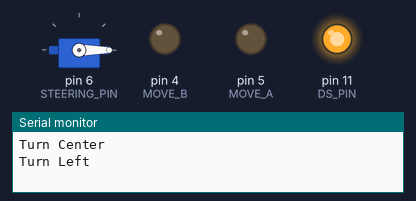
A sketch run on a simulated Arduino Uno, built with avr-gcc and run on an emulated ATmega328P. Shown: servo, output pins drawn as LEDs (lit = HIGH), the last lines printed to the serial monitor. Pins used as bus, display or sensor lines are not drawn.

Above: at 0.05 s.
At 4.0 s:
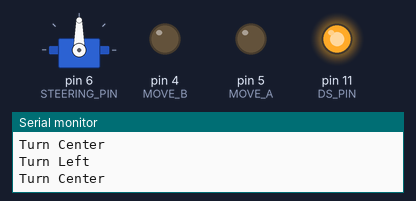
At 7.95 s:
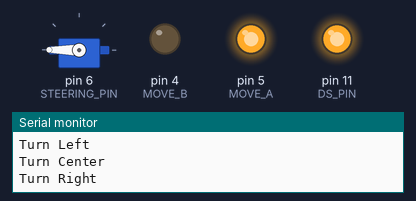
At 9.95 s:
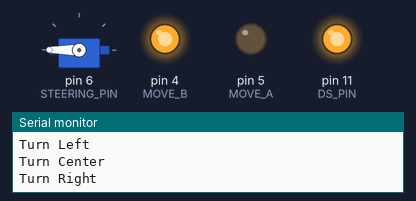
At 12.0 s:
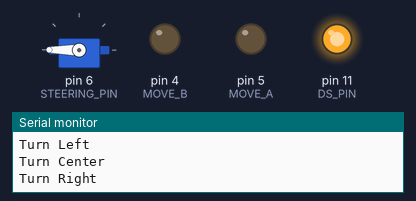
Timing chart, 0 to 15.6 s (numbered marks = the images above):
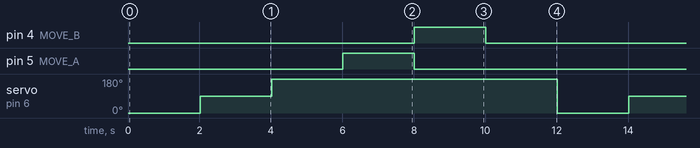

The sketch:

sensor_test.ino
```cpp
#define ONE_SECOND 1000

// Lights
// ##########################################
#define DS_PIN 11
#define STCP_PIN 12
#define SHCP_PIN 13

#define RED_LED1 0
#define RED_LED2 1
#define RED_LED3 2
#define YELLOW_LED4 3
#define YELLOW_LED5 4
#define YELLOW_LED6 5
#define GREEN_LED7 6
#define GREEN_LED8 7
#define GREEN_LED9 8 // start at 0 on second Shift Register
#define BLUE_LED10 9
#define BLUE_LED11 10
#define BLUE_LED12 11
#define WHITE_LED13 12
#define WHITE_LED14 13
#define INFRARED_LED15 14
#define INFRARED_LED16 15
#define LIGHT_COUNT 16
#define SIGNAL_DELAY 500 // milliseconds
boolean signalLeft;
boolean signalRight;
boolean lights[LIGHT_COUNT];

//// Motors
//// ##########################################
#include <Servo.h>
#define MOVE_A 5        // L9110 chip :: Input A
#define MOVE_B 4        // L9110 chip :: Input B
#define STEERING_PIN 6  // Pin 6 is a PWM pin for the servo.
Servo steeringServo;
//
//// Ping Sensors
//// ##########################################
//#include <NewPing.h>
//#define SONAR_NUM     4  // Number or sensors.
//#define MAX_DISTANCE 200 // Maximum distance (in cm) to ping.
//#define PING_INTERVAL 100 // 33 // Milliseconds between sensor pings (29ms is about the min to avoid cross-sensor echo).
//
//// Using only one ping for both the Trigger and Ping.  The NewPing library takes care of
//// toggling the pin's input/output state.
//#define PING_SENSOR_1_PIN 7
//#define PING_SENSOR_2_PIN 8
//#define PING_SENSOR_3_PIN 9
//#define PING_SENSOR_4_PIN 10
//
//unsigned long pingTimer[SONAR_NUM];   // Holds the times when the next ping should happen for each sensor.
//unsigned int pingRangesCm[SONAR_NUM]; // Where the ping distances are stored.
//uint8_t currentSensor = 0;            // Keeps track of which sensor is active.
//
//NewPing sonar[SONAR_NUM] = {                                   // Sensor object array.
//  NewPing(PING_SENSOR_1_PIN, PING_SENSOR_1_PIN, MAX_DISTANCE), // TriggerPin, EchoPin, MaxDistance
//  NewPing(PING_SENSOR_2_PIN, PING_SENSOR_2_PIN, MAX_DISTANCE),
//  NewPing(PING_SENSOR_3_PIN, PING_SENSOR_3_PIN, MAX_DISTANCE),
//  NewPing(PING_SENSOR_4_PIN, PING_SENSOR_4_PIN, MAX_DISTANCE)
//};

// Temperature
// ##########################################

#include <OneWire.h>
#include <DallasTemperature.h>
#include <Wire.h>
#define ONE_WIRE_PIN 2
OneWire oneWire(ONE_WIRE_PIN);
DallasTemperature sensors(&oneWire);
float lastTempValue = 0.0;

// LDR
// ##########################################
#define LDR_SENSOR_PIN A0
int lastLDRValue;

// Commands from serial
// ##########################################
String command; // Used to process commands from RaspberryPi

void setup() {
  Serial.begin(9600);
  initLights();
  initMotors();
//  initPingSensors();
  initTemperatureSensor();
  initLDRSensor();
  // performSystemTests();

  allLightsOn();

  stopMoving();
  turnCenter();
}

void loop() {
  testServo();
  testMotors();
//  if(Serial.available() > 0) {
//    command = Serial.readStringUntil('\n');
//    processCommand();
//  }
//  signalCheck();
//  readPingSensors();
}

void processCommand() {
  if(command == "LightsOn") { allLightsOn(); }
  else if(command == "LightsOff") { allLightsOff(); }

  else if(command == "RedLightsOn") { redLightsOn(); }
  else if(command == "RedLightsOff") { redLightsOff(); }

  else if(command == "GreenLightsOn") { greenLightsOn(); }
  else if(command == "GreenLightsOff") { greenLightsOff(); }

  else if(command == "YellowLightsOn") { yellowLightsOn(); }
  else if(command == "YellowLightsOff") { yellowLightsOff(); }

  else if(command == "BlueLightsOn") { blueLightsOn(); }
  else if(command == "BlueLightsOff") { blueLightsOff(); }

  else if(command == "WhiteLightsOn") { whiteLightsOn(); }
  else if(command == "WhiteLightsOff") { whiteLightsOff(); }

  else if(command == "InfraredOn") { infraredOn(); }
  else if(command == "InfraredOff") { infraredOff(); }

  else if(command == "Sensors") { sensorReadings(); }

  else if(command == "TurnRight") { turnRight(); }
  else if(command == "TurnLeft") { turnLeft(); }
  else if(command == "TurnCenter") { turnCenter(); }
  else if(command == "TestServo") { testServo(); }

//  else if(command == "MoveForward") { moveForward(); }
//  else if(command == "MoveBackward") { moveBackward(); }
//  else if(command == "MoveStop") { stopMoving(); }
}

void performSystemTests() {
  testLights();
  // testMotors();
}

void sensorReadings() {
  fetchTemperature();
  fetchLDRValue();
  String data = "{";
//  data += "\"ping1\":" + String(pingRangesCm[0], 3) + ",";
//  data += "\"ping2\":" + String(pingRangesCm[1], 3) + ",";
//  data += "\"ping3\":" + String(pingRangesCm[2], 3) + ",";
//  data += "\"ping4\":" + String(pingRangesCm[3], 3) + ",";
  data += "\"temp\":" + String(lastTempValue, 3) + ",";
  data += "\"light\":" + String(lastLDRValue);
  data += "}";
  Serial.println(data);
}

//##########################################
// Lights
//##########################################
void initLights() {
//  signalLeft = false;
//  signalRight = false;

  pinMode(DS_PIN, OUTPUT);
  pinMode(STCP_PIN, OUTPUT);
  pinMode(SHCP_PIN, OUTPUT);

  // testLights();
}

void testLights() {
  allLightsOff();
  delay(ONE_SECOND);
  allLightsOn();
  delay(ONE_SECOND);

  redLightsOn();
  delay(ONE_SECOND);
  redLightsOff();
  delay(ONE_SECOND);

  yellowLightsOn();
  delay(ONE_SECOND);
  yellowLightsOff();
  delay(ONE_SECOND);

  greenLightsOn();
  delay(ONE_SECOND);
  greenLightsOff();
  delay(ONE_SECOND);

  blueLightsOn();
  delay(ONE_SECOND);
  blueLightsOff();
  delay(ONE_SECOND);

  whiteLightsOn();
  delay(ONE_SECOND);
  whiteLightsOff();
  delay(ONE_SECOND);

//  delay(ONE_SECOND);
//  lightsOff();
//  delay(ONE_SECOND);
//  reverseLightsOn();
//  delay(ONE_SECOND);
//  reverseLightsOff();
//  delay(ONE_SECOND);
//  leftSignalLightOn();
//  delay(ONE_SECOND);
//  rightSignalLightOn();
//  delay(ONE_SECOND);
}

void allLightsOff() {
  lights[RED_LED1] = LOW;
  lights[RED_LED2] = LOW;
  lights[RED_LED3] = LOW;
  lights[YELLOW_LED4] = LOW;
  lights[YELLOW_LED5] = LOW;
  lights[YELLOW_LED6] = LOW;
  lights[GREEN_LED7] = LOW;
  lights[GREEN_LED8] = LOW;
  lights[GREEN_LED9] = LOW;
  lights[BLUE_LED10] = LOW;
  lights[BLUE_LED11] = LOW;
  lights[BLUE_LED12] = LOW;
  lights[WHITE_LED13] = LOW;
  lights[WHITE_LED14] = LOW;
  lights[INFRARED_LED15] = LOW;
  lights[INFRARED_LED16] = LOW;
  updateLights();
}

void allLightsOn() {
  lights[RED_LED1] = HIGH;
  lights[RED_LED2] = HIGH;
  lights[RED_LED3] = HIGH;
  lights[YELLOW_LED4] = HIGH;
  lights[YELLOW_LED5] = HIGH;
  lights[YELLOW_LED6] = HIGH;
  lights[GREEN_LED7] = HIGH;
  lights[GREEN_LED8] = HIGH;
  lights[GREEN_LED9] = HIGH;
  lights[BLUE_LED10] = HIGH;
  lights[BLUE_LED11] = HIGH;
  lights[BLUE_LED12] = HIGH;
  lights[WHITE_LED13] = HIGH;
  lights[WHITE_LED14] = HIGH;
  updateLights();
}

void redLightsOff() {
  lights[RED_LED1] = LOW;
  lights[RED_LED2] = LOW;
  lights[RED_LED3] = LOW;
  updateLights();
}

void redLightsOn() {
  lights[RED_LED1] = HIGH;
  lights[RED_LED2] = HIGH;
  lights[RED_LED3] = HIGH;
  updateLights();
}

void yellowLightsOff() {
  lights[YELLOW_LED4] = LOW;
  lights[YELLOW_LED5] = LOW;
  lights[YELLOW_LED6] = LOW;
  updateLights();
}

void yellowLightsOn() {
  lights[YELLOW_LED4] = HIGH;
  lights[YELLOW_LED5] = HIGH;
  lights[YELLOW_LED6] = HIGH;
  updateLights();
}

void greenLightsOff() {
  lights[GREEN_LED7] = LOW;
  lights[GREEN_LED8] = LOW;
  lights[GREEN_LED9] = LOW;
  updateLights();
}

void greenLightsOn() {
  lights[GREEN_LED7] = HIGH;
  lights[GREEN_LED8] = HIGH;
  lights[GREEN_LED9] = HIGH;
  updateLights();
}

void blueLightsOff() {
  lights[BLUE_LED10] = LOW;
  lights[BLUE_LED11] = LOW;
  lights[BLUE_LED12] = LOW;
  updateLights();
}

void blueLightsOn() {
  lights[BLUE_LED10] = HIGH;
  lights[BLUE_LED11] = HIGH;
  lights[BLUE_LED12] = HIGH;
  updateLights();
}

void whiteLightsOff() {
  lights[WHITE_LED13] = LOW;
  lights[WHITE_LED14] = LOW;
  updateLights();
}

void whiteLightsOn() {
  lights[WHITE_LED13] = HIGH;
  lights[WHITE_LED14] = HIGH;
  updateLights();
}

void infraredOff() {
  lights[INFRARED_LED15] = LOW;
  lights[INFRARED_LED16] = LOW;
  updateLights();
}

void infraredOn() {
  lights[INFRARED_LED15] = HIGH;
  lights[INFRARED_LED16] = HIGH;
  updateLights();
}

void updateLights() {
  ////Pin connected to ST_CP of 74HC595
  //int latchPin = 8;
  ////Pin connected to SH_CP of 74HC595
  //int clockPin = 12;
  //////Pin connected to DS of 74HC595
  //int dataPin = 11;
  //
  ////  digitalWrite(STCP_PIN, LOW);
  ////  shiftOut(dataPin, clockPin, LSBFIRST, leds);
  ////  digitalWrite(STCP_PIN, HIGH);

  digitalWrite(STCP_PIN, LOW);
  for (int i = LIGHT_COUNT-1; i >= 0; i--) {
    digitalWrite(SHCP_PIN, LOW);
    digitalWrite(DS_PIN, lights[i]);
    digitalWrite(SHCP_PIN, HIGH);
  }
  digitalWrite(STCP_PIN, HIGH);
}
//##########################################
//##########################################

////##########################################
//// Motors
////##########################################
void initMotors() {
  steeringServo.attach(STEERING_PIN);
  pinMode(MOVE_A, OUTPUT);
  pinMode(MOVE_B, OUTPUT);
}

void testMotors() {
  moveForward();
  delay(ONE_SECOND);
  delay(ONE_SECOND);
  moveBackward();
  delay(ONE_SECOND);
  delay(ONE_SECOND);
  stopMoving();
  delay(ONE_SECOND);
  delay(ONE_SECOND);
}

void moveForward() {
  digitalWrite(MOVE_A, HIGH);
  digitalWrite(MOVE_B, LOW);
}

void moveBackward() {
  digitalWrite(MOVE_A, LOW);
  digitalWrite(MOVE_B, HIGH);
}

void stopMoving() {
  digitalWrite(MOVE_A, LOW);
  digitalWrite(MOVE_B, LOW);
}

void turnLeft() {
  Serial.println("Turn Left");
  steeringServo.write(0);
}

void turnRight() {
  Serial.println("Turn Right");
  steeringServo.write(180);
}

void turnCenter() {
  Serial.println("Turn Center");
  steeringServo.write(90);
}

void testServo() {
  turnLeft();
  delay(ONE_SECOND);
  delay(ONE_SECOND);
  turnCenter();
  delay(ONE_SECOND);
  delay(ONE_SECOND);
  turnRight();
  delay(ONE_SECOND);
  delay(ONE_SECOND);
}

////##########################################
////##########################################

////##########################################
//// Ping sensor
////##########################################
//void initPingSensors() {
//  pingTimer[0] = millis() + 75;                      // First ping starts at 75ms, gives time for the Arduino to chill before starting.
//  for (uint8_t i = 1; i < SONAR_NUM; i++) {          // Set the starting time for each sensor.
//    pingTimer[i] = pingTimer[i - 1] + PING_INTERVAL;
//  }
//}
//
//void readPingSensors() {
//  for (uint8_t i = 0; i < SONAR_NUM; i++) {       // Loop through all the sensors.
//    if (millis() >= pingTimer[i]) {               // Is it this sensor's time to ping?
//      pingTimer[i] += PING_INTERVAL * SONAR_NUM;  // Set next time this sensor will be pinged.
//      sonar[currentSensor].timer_stop();          // Make sure previous timer is canceled before starting a new ping (insurance).
//      currentSensor = i;                          // Sensor being accessed.
//      pingRangesCm[currentSensor] = 0;            // Make distance zero in case there's no ping echo for this sensor.
//      sonar[currentSensor].ping_timer(echoCheck); // Do the ping (processing continues, interrupt will call echoCheck to look for echo).
//    }
//  }
//}
//
//void echoCheck() {
//  if (sonar[currentSensor].check_timer()) { // If ping received, set the sensor distance to array.
//    pingRangesCm[currentSensor] = sonar[currentSensor].ping_result / US_ROUNDTRIP_CM;
//  }
//}
////##########################################
////##########################################

//##########################################
// Temperature Sensor
//##########################################
void initTemperatureSensor() {
  sensors.begin();
}

void fetchTemperature() {
  sensors.requestTemperatures();
  lastTempValue = sensors.getTempCByIndex(0);
}
//##########################################
//##########################################

//##########################################
// LDR (light dependent resistor) Sensor
//##########################################
void initLDRSensor() {
  lastLDRValue = 0;
}

void fetchLDRValue() {
  lastLDRValue = analogRead(LDR_SENSOR_PIN);
  Serial.println(lastLDRValue);
}
//##########################################
//##########################################
```

Measured:
- by itself, pin 4 (MOVE_B), pin 5 (MOVE_A): alternates HIGH for 2.0 s and LOW for 10.0 s
- by itself, servo on pin 6 (STEERING_PIN): repeats every 12.0 s: 180° 8.0 s, 0° 2.0 s, 90° 2.0 s
